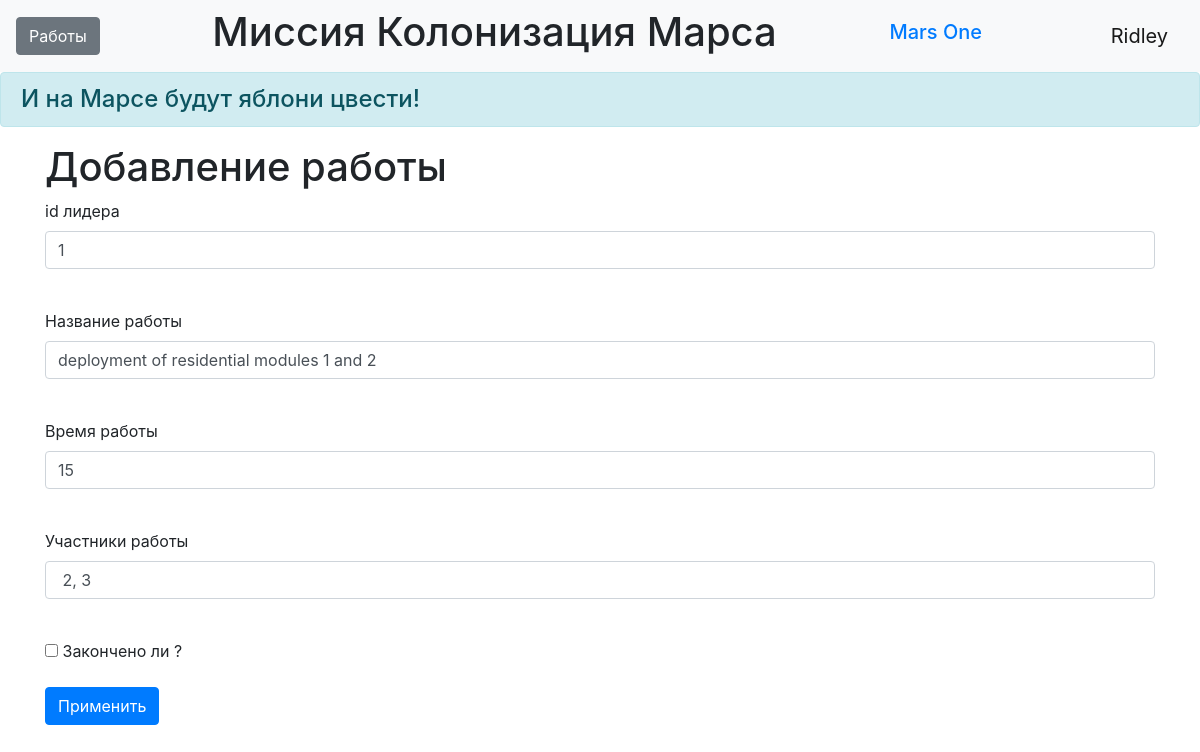
/job/1 (signed in), run on the app's committed database.
### data/users.py (models this page shows, shortened)
class User(SqlAlchemyBase, UserMixin):
    __tablename__ = 'users'
    id = sqlalchemy.Column(sqlalchemy.Integer,
                           primary_key=True, autoincrement=True)
    surname = sqlalchemy.Column(sqlalchemy.String, nullable=True)
    name = sqlalchemy.Column(sqlalchemy.String, nullable=True)
    age = sqlalchemy.Column(sqlalchemy.Integer, nullable=True)
    position = sqlalchemy.Column(sqlalchemy.String, nullable=True)
    speciality = sqlalchemy.Column(sqlalchemy.String, nullable=True)
    address = sqlalchemy.Column(sqlalchemy.String, nullable=True)
    email = sqlalchemy.Column(sqlalchemy.String,
                              index=True, unique=True, nullable=True)
    hashed_password = sqlalchemy.Column(sqlalchemy.String, nullable=True)
    modified_date = sqlalchemy.Column(sqlalchemy.DateTime,
                                      default=datetime.datetime.now)
    jobs = orm.relationship('Jobs', back_populates='user')

### data/jobs.py (models this page shows)
class Jobs(SqlAlchemyBase):
    __tablename__ = 'jobs'
    id = sqlalchemy.Column(sqlalchemy.Integer,
                           primary_key=True, autoincrement=True)
    team_leader = sqlalchemy.Column(sqlalchemy.Integer,
                                    sqlalchemy.ForeignKey("users.id"))
    job = sqlalchemy.Column(sqlalchemy.String, nullable=True)
    work_size = sqlalchemy.Column(sqlalchemy.Integer, nullable=True)
    collaborators = sqlalchemy.Column(sqlalchemy.String, nullable=True)
    is_finished = sqlalchemy.Column(sqlalchemy.Boolean, default=True)
    start_date = sqlalchemy.Column(sqlalchemy.DateTime,
                                   default=datetime.datetime.now)
    end_date = sqlalchemy.Column(sqlalchemy.DateTime,
                                 default=datetime.datetime.now)
    user = orm.relationship('User')

### main.py (the view, shortened to what this page needs)
@app.route('/job/<int:id>', methods=['GET', 'POST'])
@login_required
def edit_work(id):
    form = WorksForm()
    if request.method == "GET":
        db_sess = db_session.create_session()
        work = db_sess.query(Jobs).filter(Jobs.id == id,
                                          (Jobs.team_leader == current_user.id) | (current_user.id == 1)
                                          ).first()
        if work:
            form.team_leader.data = work.team_leader
            form.job.data = work.job
            form.work_size.data = work.work_size
            form.collaborators.data = work.collaborators
            form.is_finished.data = work.is_finished
        else:
            abort(404)
    return render_template('work_edit.html',
                           title='Редактирование работы',
                           form=form
                           )

### data/work_forms.py
class WorksForm(FlaskForm):
    team_leader = IntegerField('id лидера', validators=[DataRequired()])
    job = StringField('Название работы', validators=[DataRequired()])
    work_size = IntegerField('Время работы', validators=[DataRequired()])
    collaborators = StringField('Участники работы', validators=[DataRequired()])
    is_finished = BooleanField("Закончено ли ?")
    submit = SubmitField('Применить')

### data/db_session.py (called while the page is built)
def create_session() -> Session:
    global __factory
    return __factory()

### main.py (called while the page is built)
@login_manager.user_loader
def load_user(user_id):
    db_sess = db_session.create_session()
    return db_sess.query(User).get(user_id)

### templates/work_edit.html (shortened to what this page needs)
{% extends "base.html" %}
{% block content %}
<h1>Добавление работы</h1>
<form action="" method="post">
    <p>
        {{ form.team_leader.label }}<br>
        {{ form.team_leader(class="form-control") }}<br>
    </p>
    <p>
        {{ form.job.label }}<br>
        {{ form.job(class="form-control") }}<br>
    </p>
    <p>
        {{ form.work_size.label }}<br>
        {{ form.work_size(class="form-control") }}<br>
    </p>
    <p>
        {{ form.collaborators.label }}<br>
        {{ form.collaborators(class="form-control") }}<br>
    </p>
    <p>{{ form.is_finished() }} {{ form.is_finished.label }}</p>
    <p>{{ form.submit(type="submit", class="btn btn-primary") }}</p>
</form>
{% endblock %}

### templates/base.html (shortened to what this page needs)
<!doctype html>
<html lang="en">
<head>
    <link rel="stylesheet"
          href="https://stackpath.bootstrapcdn.com/bootstrap/4.4.1/css/bootstrap.min.css"
>
    <link rel="stylesheet" type="text/css" href="../static/css/style.css" />
</head>
<body>
<header>
    <nav class="navbar navbar-light bg-light">
        {% if current_user.is_authenticated %}
        <a href="jobs" class="btn btn-secondary">Работы</a>
    {% endif %}
        <h1 class="muted-text">Миссия Колонизация Марса</h1>
        <h1 class="navbar-brand"><a href="#">Mars One</a></h1>
        {% if current_user.is_authenticated %}
    <a class="navbar-brand" href="/logout">{{ current_user.name }}</a>
{% else %}
    <p>
        <a class="btn btn-primary " href="/register">Зарегистрироваться</a>
        <a class="btn btn-success" href="/login">Войти</a>
    </p>
{% endif %}
    </nav>
    <h4 class="alert alert-info">И на Марсе будут яблони цвести!</h4>
</header>
<main role="main" class="container">
    {% block content %}{% endblock %}
</main>
</body>
</html>

### data on the page
User: name "Ridley"
Jobs: team_leader "1", job "deployment of residential modules 1 and 2", work_size "15", collaborators "2, 3"
